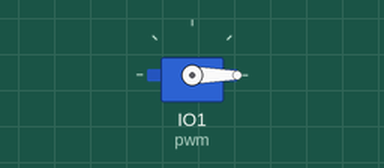
This program was run on a simulated ESP32 board running CircuitPython. Parts: servo.

Above: at 0.05 s.
At 0.9 s:
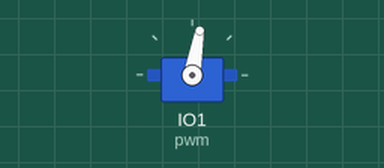
At 1.75 s:
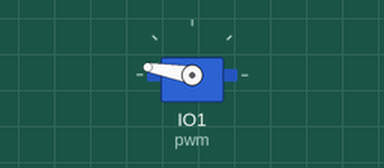
At 3.5 s:
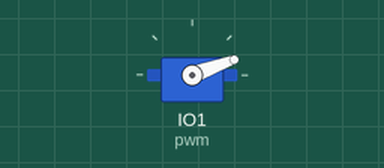
Timing chart, 0 to 8.3 s (numbered marks = the images above):
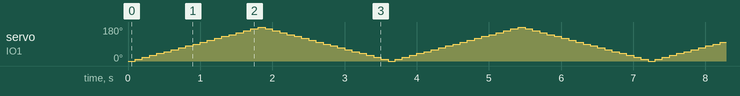

The program:

exemplo_1.py
```python
import board
import pwmio
from adafruit_motor import servo
from time import sleep

pin = board.IO1
pwm = pwmio.PWMOut(pin, frequency = 50)
my_servo = servo.Servo(pwm)

while True:
    for angle in range(0, 180, 10):
        my_servo.angle = angle
        sleep(0.1)
    for angle in range(180, 0, -10):
        my_servo.angle = angle
        sleep(0.1)
```
